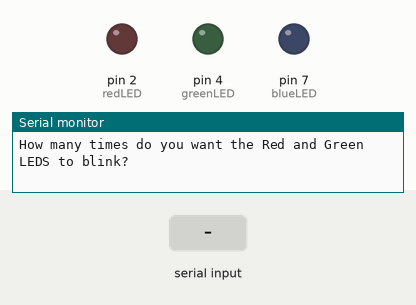
Simulated run of this sketch. Board: Arduino Uno, built with avr-gcc and run on an emulated ATmega328P. On the bench: output pins drawn as LEDs (lit = HIGH), the last lines printed to the serial monitor. Dashed ring = blinking. The test bench sets the inputs (shaded band).

Above: at 1.2 s.
1.3 s: "90,45\n" received over Serial
At 1.45 s:
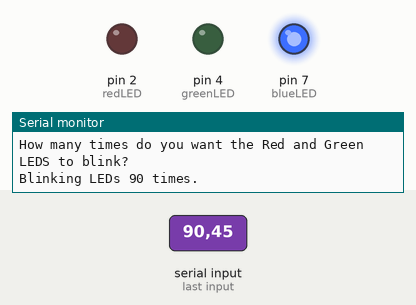
At 2.05 s:
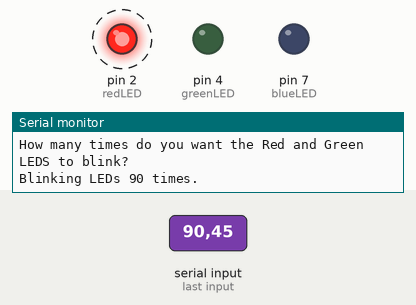
Timing chart, 0 to 10.3 s (numbered marks = the images above; inputs shaded):
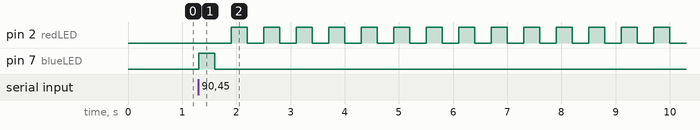

Measured:
- after the input at 1.3 s, pin 2 (redLED): alternates HIGH for 0.30 s and LOW for 0.30 s, starting after 0.60 s; pin 7 (blueLED): LOW → HIGH at once, → LOW 0.30 s later

The sketch:

Quiz_2_Blink_LEDs.ino
```cpp
int redLED = 2;
int greenLED = 4;
int blueLED = 7;

int blinkCount = 0;

void setup() {
  Serial.begin(9600);

  pinMode(redLED, OUTPUT);
  pinMode(greenLED, OUTPUT);
  pinMode(blueLED, OUTPUT);

  Serial.println("How many times do you want the Red and Green LEDS to blink?");
}

void loop() {
  if (Serial.available() > 0) {
    blinkCount = Serial.parseInt();

    if (blinkCount > 0) {
      Serial.print("Blinking LEDs ");
      Serial.print(blinkCount);
      Serial.println(" times.");

      blinkLED(blueLED, 1);

      blinkLED(redLED, blinkCount);

      blinkLED(greenLED, blinkCount);

      blinkLED(blueLED, 1);

      Serial.println(" Please enter a new number:");
    }
  }
}

void blinkLED(int ledPin, int times) {
  for (int i = 0; i < times; i++) {
    digitalWrite(ledPin, HIGH);
    delay(300);
    digitalWrite(ledPin, LOW);
    delay(300);
  }
}
```
